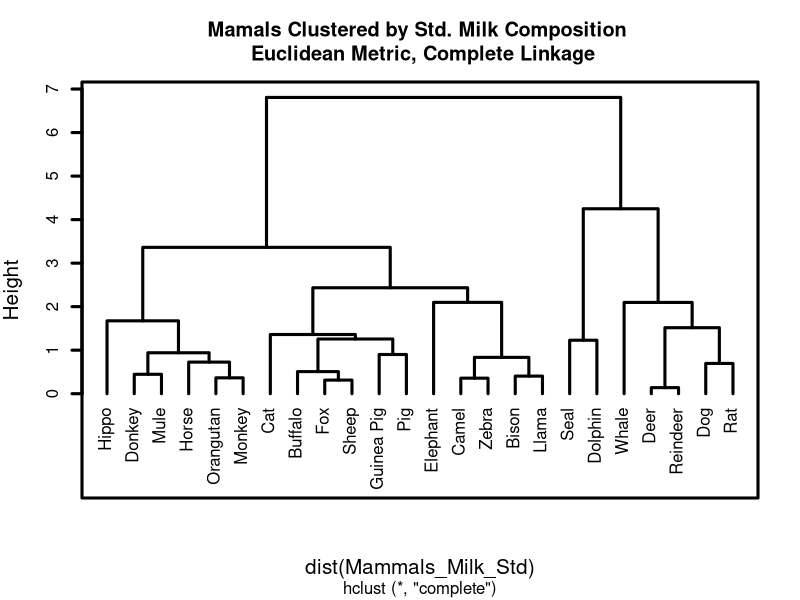
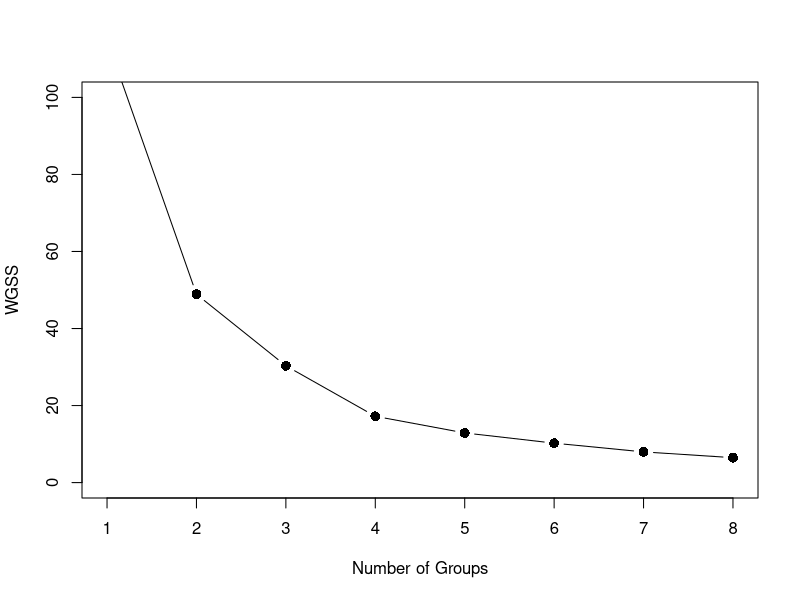

Reproduce these figures in R, in order.
## ---- chunk 1
knitr::opts_chunk$set(warning=FALSE, message=FALSE)
## ---- chunk 2
library(tidyverse)
Mammals_Milk<-read.csv("Milk_Composition.csv",header=T,row.names=1)
head(Mammals_Milk)
## ---- chunk 3
summary(Mammals_Milk)
## ---- chunk 4
Mammals_Milk_Std<-round(scale(Mammals_Milk),2)
head(Mammals_Milk_Std)
## ---- chunk 5
cluster_animals <- hclust(dist(Mammals_Milk_Std), method = "complete")
cluster_animals
plot(cluster_animals, lwd = 3, main = "Mamals Clustered by Std. Milk Composition \n Euclidean Metric, Complete Linkage", xlabs = "Mammals", cex.lab = 1.25, hang = -1, frame.plot = TRUE)
## ---- chunk 6
set.seed(125)

MMilk_km_3 <- kmeans(Mammals_Milk_Std, centers = 3, nstart = 100)
new_MammalsMilk3 <- Mammals_Milk %>% mutate(km_3 = MMilk_km_3$cluster) %>% arrange(km_3)
new_MammalsMilk3

MMilk_km_4 <- kmeans(Mammals_Milk_Std, centers = 4, nstart = 100)
new_MammalsMilk4 <- Mammals_Milk %>% mutate(km_4 = MMilk_km_4$cluster) %>% arrange(km_4)
new_MammalsMilk4

## ---- chunk 7
MMilk_Agg_K3 <- new_MammalsMilk3 %>% group_by(km_3) %>% summarise(Count = n(), Mean_Water = mean(Water), Mean_Protein = mean(Protein), Mean_Fat = mean(Fat), Mean_Lactose = mean(Lactose), Mean_Ash = mean(Ash))
round(MMilk_Agg_K3, 2)

MMilk_Agg_K4 <- new_MammalsMilk4 %>% group_by(km_4) %>% summarise(count = n(), Mean_Water = mean(Water), Mean_Protein = mean(Protein), Mean_Fat = mean(Fat), Mean_Lactose = mean(Lactose), Mean_Ash = mean(Ash))
round(MMilk_Agg_K4, 2)
## ---- chunk 8
wgss <- rep(1,8)
for (i in 1:8) {wgss[i] <- kmeans(Mammals_Milk_Std, centers = i, nstart = 50)$tot.withinss}
plot(c(1:8), wgss, type = "b", pch = 16, cex = 1.3, ylim = c(0,100), xlab = "Number of Groups", ylab = "WGSS")
# The elbow plot suggests 7 clusters.
# The dendogram in Question 2 suggests a lot more clusters than the elbow plot.
